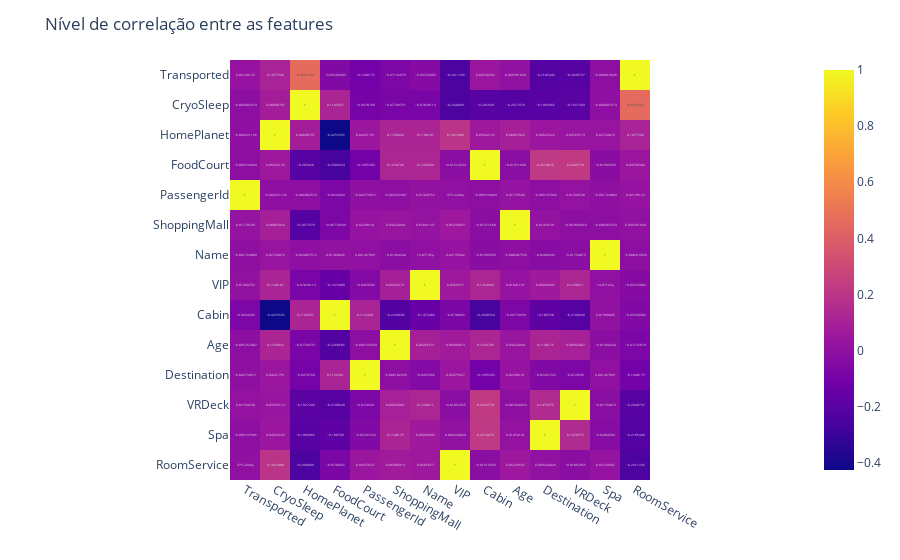

Notebook code cell kept with this figure:
### Code cell
fig_corr = plt.imshow(
    correlation, 
    x = ["Transported", "CryoSleep", "HomePlanet", "FoodCourt", "PassengerId", "ShoppingMall", "Name", "VIP", "Cabin", "Age", "Destination", "VRDeck", "Spa", "RoomService"],
    y = ["Transported", "CryoSleep", "HomePlanet", "FoodCourt", "PassengerId", "ShoppingMall", "Name", "VIP", "Cabin", "Age", "Destination", "VRDeck", "Spa", "RoomService"],
    text_auto=True)
fig_corr.update_layout(title = "Nível de correlação entre as features", xaxis_nticks = 14)
fig_corr.show()

### Figure 1 — Plotly figure (JSON) as saved in the notebook; plotly's stock layout.template omitted (floating-point values rounded to 4 significant figures; data arrays with more than 128 entries replaced by an {"elided": "..."} marker saying what was removed)
{"data": [{"coloraxis": "coloraxis", "hovertemplate": "x: %{x}<br>y: %{y}<br>color: %{z}<extra></extra>", "name": "0", "texttemplate": "%{z}", "type": "heatmap", "x": ["Transported", "CryoSleep", "HomePlanet", "FoodCourt", "PassengerId", "ShoppingMall", "Name", "VIP", "Cabin", "Age", "Destination", "VRDeck", "Spa", "RoomService"], "xaxis": "x", "y": ["Transported", "CryoSleep", "HomePlanet", "FoodCourt", "PassengerId", "ShoppingMall", "Name", "VIP", "Cabin", "Age", "Destination", "VRDeck", "Spa", "RoomService"], "yaxis": "y", "z": {"elided": "14x14 float values"}}], "layout": {"coloraxis": {"colorscale": [[0, "#0d0887"], [0.1111, "#46039f"], [0.2222, "#7201a8"], [0.3333, "#9c179e"], [0.4444, "#bd3786"], [0.5556, "#d8576b"], [0.6667, "#ed7953"], [0.7778, "#fb9f3a"], [0.8889, "#fdca26"], [1, "#f0f921"]]}, "margin": {"t": 60}, "title": {"text": "Nível de correlação entre as features"}, "xaxis": {"anchor": "y", "constrain": "domain", "domain": [0, 1], "nticks": 14, "scaleanchor": "y"}, "yaxis": {"anchor": "x", "autorange": "reversed", "constrain": "domain", "domain": [0, 1]}}}
